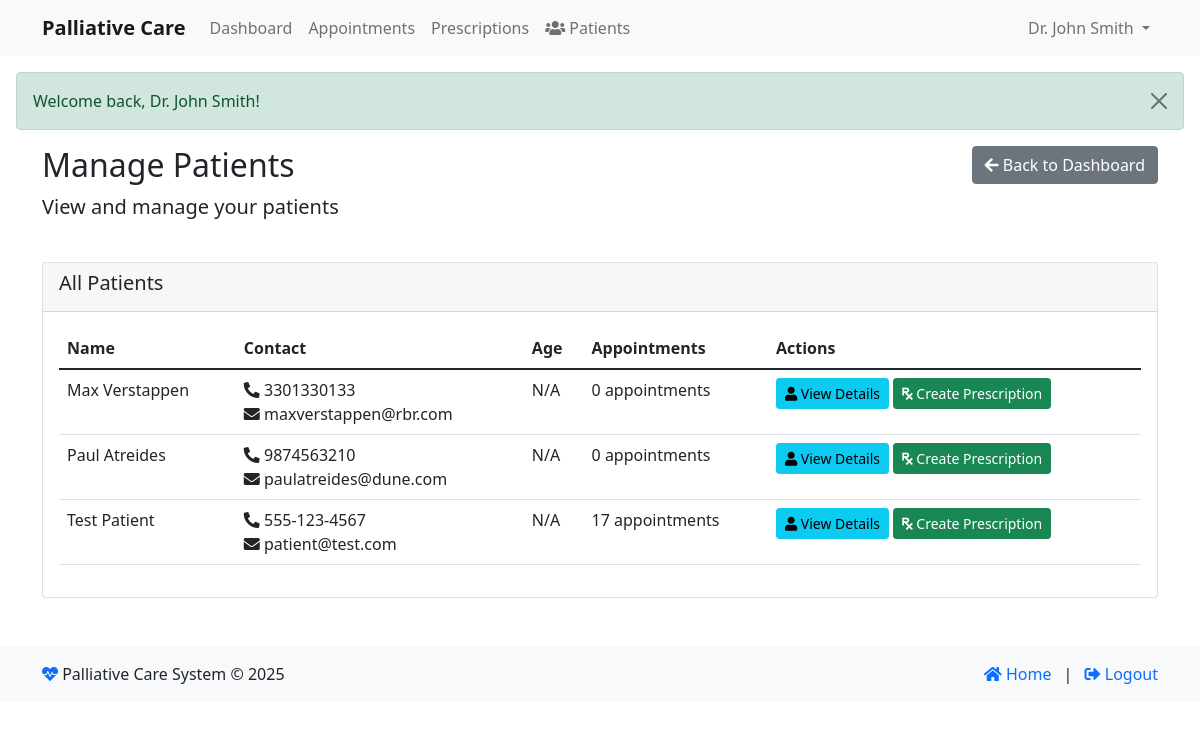
Page /index.php?module=doctor&action=patients (signed in) on the committed database.
### tables this page shows
CREATE TABLE IF NOT EXISTS `patients` (
  `id` int NOT NULL AUTO_INCREMENT,
  `user_id` int NOT NULL,
  `name` varchar(255) NOT NULL,
  `email` varchar(255) NOT NULL,
  `phone` varchar(20) DEFAULT NULL,
  `dob` date DEFAULT NULL,
  `gender` enum('male','female','other') DEFAULT NULL,
  `blood_group` varchar(5) DEFAULT NULL,
  `emergency_contact` varchar(255) DEFAULT NULL,
  `address` text,
  `medical_history` text,
  `created_at` timestamp NULL DEFAULT CURRENT_TIMESTAMP,
  `updated_at` timestamp NULL DEFAULT CURRENT_TIMESTAMP ON UPDATE CURRENT_TIMESTAMP,
  PRIMARY KEY (`id`),
  UNIQUE KEY `user_id` (`user_id`),
  UNIQUE KEY `email` (`email`)
);

### modules/base_controller.php (called while the page is built, shortened)
<?php
class BaseController {
    public function __construct() {
        require_once __DIR__ . '/../classes/Database.php';
        $this->db = Database::getInstance();
    }
    protected function render($view, $data = []) {
        extract($data);
        $view_file = "modules/" . strtolower(str_replace("Controller", "", get_class($this))) . "/views/{$view}.php";
        include $view_file;
    }
}

### modules/doctor/controller.php (called while the page is built, shortened)
<?php
class DoctorController extends BaseController {
    private $doctorId;
    public function __construct() {
        if (isset($_SESSION['user_id'])) {
            $stmt = $this->db->prepare("SELECT id FROM doctors WHERE user_id = ?");
            $stmt->execute([$_SESSION['user_id']]);
            $doctor = $stmt->fetch(PDO::FETCH_ASSOC);
            if ($doctor) {
                $this->doctorId = $doctor['id'];
            }
        }
    }
    public function patients() {
        try {
            $stmt = $this->db->prepare("
                SELECT DISTINCT p.*,
                       COUNT(a.id) as appointment_count
                FROM patients p
                LEFT JOIN appointments a ON p.id = a.patient_id AND a.doctor_id = ?
                GROUP BY p.id
                ORDER BY p.name ASC
            ");
            $stmt->execute([$this->doctorId]);
            $patients = $stmt->fetchAll(PDO::FETCH_ASSOC);
            $data = [
                'page_title' => 'Manage Patients',
                'patients' => $patients
            ];
            $this->render('patients', $data);
        } catch (Exception $e) {
            $this->logError("Error in patients: " . $e->getMessage());
            $this->setFlash('error', 'An error occurred while loading patients: ' . $e->getMessage());
            $this->render('patients', ['page_title' => 'Manage Patients', 'error' => $e->getMessage()]);
        }
    }
}

### classes/Database.php (called while the page is built, shortened)
<?php
class Database {
    private static $instance = null;
    private function __construct() {
        try {
            $dsn = "mysql:host=" . DB_HOST . ";dbname=" . DB_NAME . ";charset=utf8mb4";
            $options = [
                PDO::ATTR_ERRMODE => PDO::ERRMODE_EXCEPTION,
                PDO::ATTR_DEFAULT_FETCH_MODE => PDO::FETCH_ASSOC,
                PDO::ATTR_EMULATE_PREPARES => false,
                PDO::MYSQL_ATTR_INIT_COMMAND => "SET NAMES utf8mb4 COLLATE utf8mb4_unicode_ci"
            ];
            $this->connection = new PDO($dsn, DB_USER, DB_PASS, $options);
        } catch (PDOException $e) {
            error_log("Database connection error: " . $e->getMessage());
            throw new Exception("Could not connect to the database. Please try again later.");
        }
    }
    public static function getInstance() {
        if (self::$instance === null) {
            self::$instance = new self();
        }
        return self::$instance->connection;
    }
}

### modules/doctor/views/patients.php (the view, shortened to what this page needs)
<!DOCTYPE html>
<html lang="en">
<head>
    <link href="https://cdn.jsdelivr.net/npm/bootstrap@5.1.3/dist/css/bootstrap.min.css" rel="stylesheet">
    <link href="https://cdnjs.cloudflare.com/ajax/libs/font-awesome/5.15.4/css/all.min.css" rel="stylesheet">
</head>
<body>
    <nav class="navbar navbar-expand-lg navbar-light bg-light">
        <div class="container">
            <a class="navbar-brand" href="index.php">Palliative Care</a>
            <div class="collapse navbar-collapse" id="navbarNav">
                <?php if (isset($_SESSION['user_id'])): ?>
                    <ul class="navbar-nav me-auto">
                        <li class="nav-item">
                            <a class="nav-link" href="index.php?module=<?php echo $_SESSION['user_type']; ?>&action=dashboard">
                                Dashboard
                            </a>
                        </li>
                        <?php if ($_SESSION['user_type'] === 'doctor'): ?>
                            <li class="nav-item">
                                <a class="nav-link" href="index.php?module=doctor&action=appointments">
                                    Appointments
                                </a>
                            </li>
                            <li class="nav-item">
                                <a class="nav-link" href="index.php?module=doctor&action=prescriptions">
                                    Prescriptions
                                </a>
                            </li>
                            <li class="nav-item">
                                <a class="nav-link" href="index.php?module=doctor&action=patients">
                                    <i class="fas fa-users"></i> Patients
                                </a>
                            </li>
                        <?php endif; ?>
                    </ul>
                    <ul class="navbar-nav">
                        <li class="nav-item dropdown">
                            <a class="nav-link dropdown-toggle" href="#" id="navbarDropdown" role="button" data-bs-toggle="dropdown" aria-expanded="false">
                                <?php echo htmlspecialchars($_SESSION['name']); ?>
                            </a>
                        </li>
                    </ul>
                <?php endif; ?>
            </div>
        </div>
    </nav>
    <?php if (isset($_SESSION['success'])): ?>
        <div class="alert alert-success alert-dismissible fade show m-3">
            <?php
            echo htmlspecialchars($_SESSION['success']);
            ?>
            <button type="button" class="btn-close" data-bs-dismiss="alert"></button>
        </div>
    <?php endif; ?>
<div class="container">
    <div class="row mb-4">
        <div class="col-md-8">
            <h2>Manage Patients</h2>
            <p class="lead">View and manage your patients</p>
        </div>
        <div class="col-md-4 text-end">
            <a href="index.php?module=doctor&action=dashboard" class="btn btn-secondary">
                <i class="fas fa-arrow-left"></i> Back to Dashboard
            </a>
        </div>
    </div>
    <div class="card">
        <div class="card-header">
            <h5>All Patients</h5>
        </div>
        <div class="card-body">
            <?php if (empty($patients)): ?>
                <div class="alert alert-info">You have no patients assigned to you yet.</div>
            <?php else: ?>
                <div class="table-responsive">
                    <table class="table table-hover">
                        <thead>
                            <tr>
                                <th>Name</th>
                                <th>Contact</th>
                                <th>Age</th>
                                <th>Appointments</th>
                                <th>Actions</th>
                            </tr>
                        </thead>
                        <tbody>
                            <?php foreach ($patients as $patient): ?>
                                <tr>
                                    <td>
                                        <?php echo htmlspecialchars($patient['first_name'] . ' ' . $patient['last_name']); ?>
                                    </td>
                                    <td>
                                        <i class="fas fa-phone-alt"></i> <?php echo htmlspecialchars($patient['phone']); ?><br>
                                        <i class="fas fa-envelope"></i> <?php echo htmlspecialchars($patient['email']); ?>
                                    </td>
                                    <td>
                                        <?php
                                        if (!empty($patient['date_of_birth'])) {
                                            $dob = new DateTime($patient['date_of_birth']);
                                            $now = new DateTime();
                                            $age = $now->diff($dob)->y;
                                            echo $age . ' years';
                                        } else {
                                            echo 'N/A';
                                        }
                                        ?>
                                    </td>
                                    <td>
                                        <?php echo $patient['appointment_count']; ?> appointments
                                    </td>
                                    <td>
                                        <a href="index.php?module=doctor&action=view_patient&id=<?php echo $patient['id']; ?>" class="btn btn-sm btn-info">
                                            <i class="fas fa-user"></i> View Details
                                        </a>
                                        <a href="index.php?module=doctor&action=create_prescription&patient_id=<?php echo $patient['id']; ?>" class="btn btn-sm btn-success">
                                            <i class="fas fa-prescription"></i> Create Prescription
                                        </a>
                                    </td>
                                </tr>
                            <?php endforeach; ?>
                        </tbody>
                    </table>
                </div>
            <?php endif; ?>
        </div>
    </div>
</div>
<footer class="footer bg-light mt-5 py-3">
    <div class="container">
        <div class="row">
            <div class="col-md-6">
                <p class="mb-0">
                    <i class="fas fa-heartbeat text-primary"></i> Palliative Care System &copy; <?php echo date('Y'); ?>
                </p>
            </div>
            <div class="col-md-6 text-md-end">
                <p class="mb-0">
                    <a href="index.php" class="text-decoration-none">
                        <i class="fas fa-home"></i> Home
                    </a>
                    <?php if (isset($_SESSION['user_id'])): ?>
                    <span class="mx-2">|</span>
                    <a href="logout.php" class="text-decoration-none">
                        <i class="fas fa-sign-out-alt"></i> Logout
                    </a>
                    <?php endif; ?>
                </p>
            </div>
        </div>
    </div>
</footer>
</body>
</html>

### modules/doctor/views/patients.php (style rules this page uses)
.navbar-brand { font-weight: bold; }
.nav-link { color: #333; }
.card { transition: transform 0.2s; }

### rows in the picture
patients: last_name "Max Verstappen", phone "3301330133", email "maxverstappen@rbr.com", appointment_count "0"
patients: last_name "Paul Atreides", phone "9874563210", email "paulatreides@dune.com", appointment_count "0"
patients: last_name "Test Patient", phone "555-123-4567", email "patient@test.com", appointment_count "17"

### other values in the picture
$_SESSION['name'] "Dr. John Smith"
$_SESSION['success'] "Welcome back, Dr. John Smith!"
